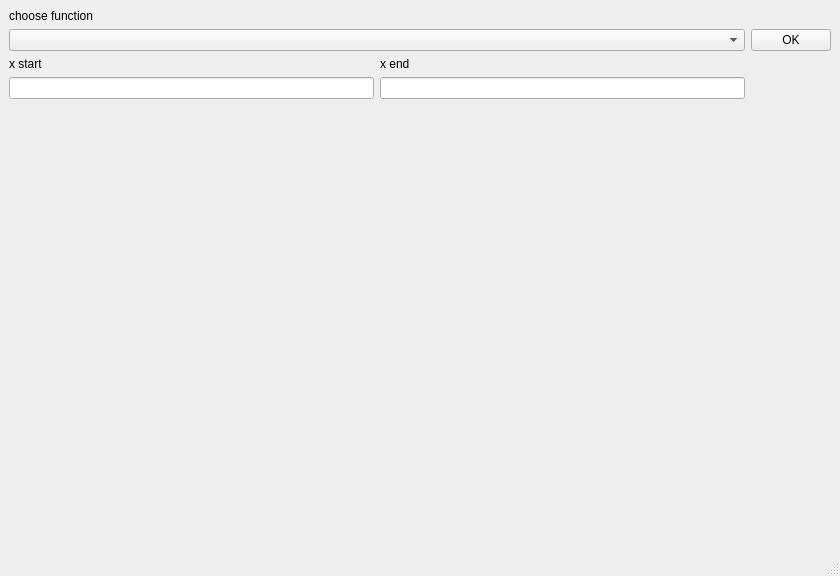
<?xml version="1.0" encoding="UTF-8"?>
<ui version="4.0">
 <class>MainWindow</class>
 <widget class="QMainWindow" name="MainWindow">
  <property name="geometry">
   <rect>
    <x>0</x>
    <y>0</y>
    <width>840</width>
    <height>576</height>
   </rect>
  </property>
  <property name="windowTitle">
   <string>MainWindow</string>
  </property>
  <widget class="QWidget" name="centralwidget">
   <layout class="QGridLayout" name="gridLayout">
    <item row="8" column="0">
     <widget class="QLabel" name="label_2">
      <property name="sizePolicy">
       <sizepolicy hsizetype="Preferred" vsizetype="Fixed">
        <horstretch>0</horstretch>
        <verstretch>0</verstretch>
       </sizepolicy>
      </property>
      <property name="text">
       <string>x start</string>
      </property>
     </widget>
    </item>
    <item row="6" column="0" colspan="2">
     <widget class="QComboBox" name="comboBox">
      <property name="editable">
       <bool>false</bool>
      </property>
      <property name="currentText">
       <string/>
      </property>
      <item>
       <property name="text">
        <string/>
       </property>
      </item>
      <item>
       <property name="text">
        <string>sin</string>
       </property>
      </item>
      <item>
       <property name="text">
        <string>cos</string>
       </property>
      </item>
      <item>
       <property name="text">
        <string>linear</string>
       </property>
      </item>
     </widget>
    </item>
    <item row="6" column="2">
     <widget class="QPushButton" name="pushButton">
      <property name="sizePolicy">
       <sizepolicy hsizetype="Fixed" vsizetype="Fixed">
        <horstretch>0</horstretch>
        <verstretch>0</verstretch>
       </sizepolicy>
      </property>
      <property name="text">
       <string>OK</string>
      </property>
     </widget>
    </item>
    <item row="10" column="0" colspan="2">
     <widget class="QWidget" name="plotWidget" native="true"/>
    </item>
    <item row="0" column="0" colspan="2">
     <widget class="QLabel" name="label">
      <property name="sizePolicy">
       <sizepolicy hsizetype="Preferred" vsizetype="Fixed">
        <horstretch>0</horstretch>
        <verstretch>0</verstretch>
       </sizepolicy>
      </property>
      <property name="text">
       <string>choose function</string>
      </property>
      <property name="alignment">
       <set>Qt::AlignLeading|Qt::AlignLeft|Qt::AlignTop</set>
      </property>
     </widget>
    </item>
    <item row="9" column="1">
     <widget class="QLineEdit" name="lineEdit_xEnd">
      <property name="sizePolicy">
       <sizepolicy hsizetype="Preferred" vsizetype="Fixed">
        <horstretch>0</horstretch>
        <verstretch>0</verstretch>
       </sizepolicy>
      </property>
      <property name="alignment">
       <set>Qt::AlignLeading|Qt::AlignLeft|Qt::AlignTop</set>
      </property>
     </widget>
    </item>
    <item row="9" column="0">
     <widget class="QLineEdit" name="lineEdit_xStart">
      <property name="sizePolicy">
       <sizepolicy hsizetype="Preferred" vsizetype="Fixed">
        <horstretch>0</horstretch>
        <verstretch>0</verstretch>
       </sizepolicy>
      </property>
      <property name="alignment">
       <set>Qt::AlignLeading|Qt::AlignLeft|Qt::AlignTop</set>
      </property>
     </widget>
    </item>
    <item row="8" column="1">
     <widget class="QLabel" name="label_3">
      <property name="sizePolicy">
       <sizepolicy hsizetype="Preferred" vsizetype="Fixed">
        <horstretch>0</horstretch>
        <verstretch>0</verstretch>
       </sizepolicy>
      </property>
      <property name="text">
       <string>x end</string>
      </property>
     </widget>
    </item>
    <item row="8" column="2" rowspan="3">
     <spacer name="verticalSpacer">
      <property name="orientation">
       <enum>Qt::Vertical</enum>
      </property>
      <property name="sizeHint" stdset="0">
       <size>
        <width>20</width>
        <height>40</height>
       </size>
      </property>
     </spacer>
    </item>
   </layout>
  </widget>
  <widget class="QMenuBar" name="menubar">
   <property name="geometry">
    <rect>
     <x>0</x>
     <y>0</y>
     <width>840</width>
     <height>22</height>
    </rect>
   </property>
  </widget>
  <widget class="QStatusBar" name="statusbar"/>
 </widget>
 <resources/>
 <connections/>
</ui>
